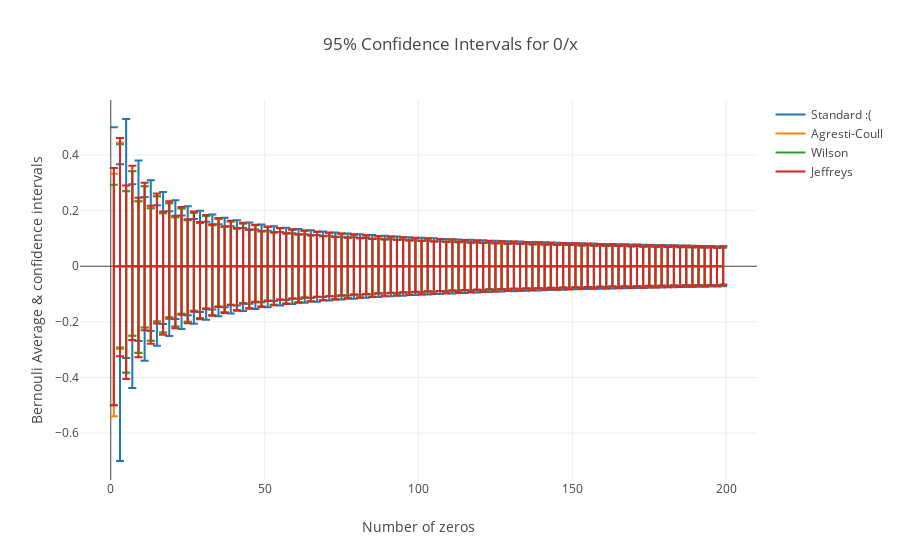

The cell this chart's notebook holds for it:
### Code cell
xpts = np.arange(1,200,2)
# standard = [np.sqrt(x*(1-x))/np.sqrt(50) for x in xpts]
standardBounds = getErrBars_(0.5, xpts, 'normal')
acBounds = getErrBars_(0.5, xpts, 'agresti_coull')
wilsonBounds = getErrBars_(0.5, xpts, 'wilson')
jeffreysBounds = getErrBars_(0.5, xpts, 'jeffreys')
zeros = np.zeros(len(xpts))
data = [go.Scatter( x=xpts, y=zeros,
            error_y={'type':'data','symmetric':False,'array':standardBounds[0],
            'arrayminus':standardBounds[1]}, name='Standard :(')]
data.append(go.Scatter( x=xpts, y=zeros,
            error_y={'type':'data','symmetric':False,'array':acBounds[1],
            'arrayminus':acBounds[0]}, name='Agresti-Coull'))
data.append(go.Scatter( x=xpts, y=zeros,
            error_y={'type':'data','symmetric':False,'array':wilsonBounds[1],
            'arrayminus':wilsonBounds[0]}, name='Wilson'))
data.append(go.Scatter( x=xpts, y=zeros,
            error_y={'type':'data','symmetric':False,'array':jeffreysBounds[1],
            'arrayminus':jeffreysBounds[0]}, name='Jeffreys'))
layout = go.Layout(title='95% Confidence Intervals for 0/x', xaxis={'title':'Number of zeros'},yaxis={'title':'Bernouli Average & confidence intervals'})
fig = go.Figure(data=data, layout=layout)
plt.iplot(fig);
